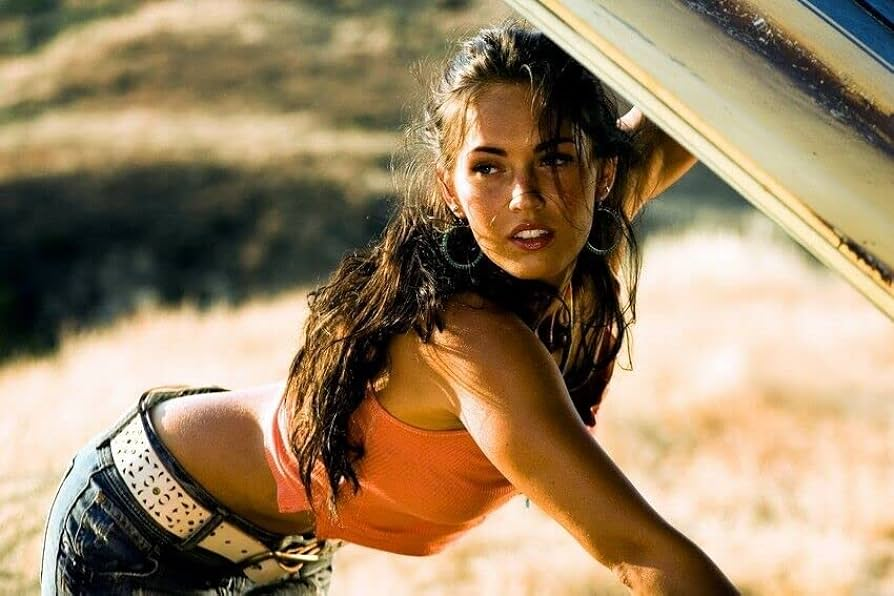
#> input picture assignment-2/meghan_fox.jpg, 894 x 596 px, given as the content of the folder NTNU/H24/Datadrevet/it3212-data-driven-software/datasets/x86, which was not available
$ jupyter execute blob_detection2.ipynb   (older library calls are emulated)
#> lines starting #> are read from the running program, lines starting #| are printed output that depends on the picture; pictures that were not available may be replaced by others from this repository, and a replacement may not be noted
[cell 1]
import os
import cv2
import numpy as np
from matplotlib import pyplot as plt

# Path to the dataset
path = r"C:\Users\asmun\OneDrive - NTNU\H24\Datadrevet\it3212-data-driven-software\datasets\x86"
# Path to save images with detected blobs
save_path = r"C:\Users\asmun\OneDrive - NTNU\H24\Datadrevet\it3212-data-driven-software\assignment-2\blob_results"

# Create the save directory if it doesn't exist
os.makedirs(save_path, exist_ok=True)

# Function to collect image paths from the given directory
def images(path):
    found_images = []
    for root, dirs, files in os.walk(path):
        for file in files:
            if file.endswith('.jpg'):
                found_images.append(os.path.join(root, file))
    return found_images

# Blob detection function with statistics collection and saving images
def detect_blob(image_paths):
    params = cv2.SimpleBlobDetector_Params()

    params.minThreshold = 30
    params.maxThreshold = 220
    params.filterByArea = True
    params.minArea = 30
    params.maxArea = 200
    params.filterByCircularity = True
    params.minCircularity = 0.3
    params.filterByConvexity = False
    params.filterByInertia = True
    params.minInertiaRatio = 0.01

    # Create a blob detector with the specified parameters
    ver = (cv2.__version__).split('.')
    if int(ver[0]) < 3:
        detector = cv2.SimpleBlobDetector(params)
    else:
        detector = cv2.SimpleBlobDetector_create(params)

    blob_im = []
    blob_statistics = []  # List to store statistics for each image

    for im_path in image_paths:
        im = cv2.imread(im_path, cv2.IMREAD_GRAYSCALE)
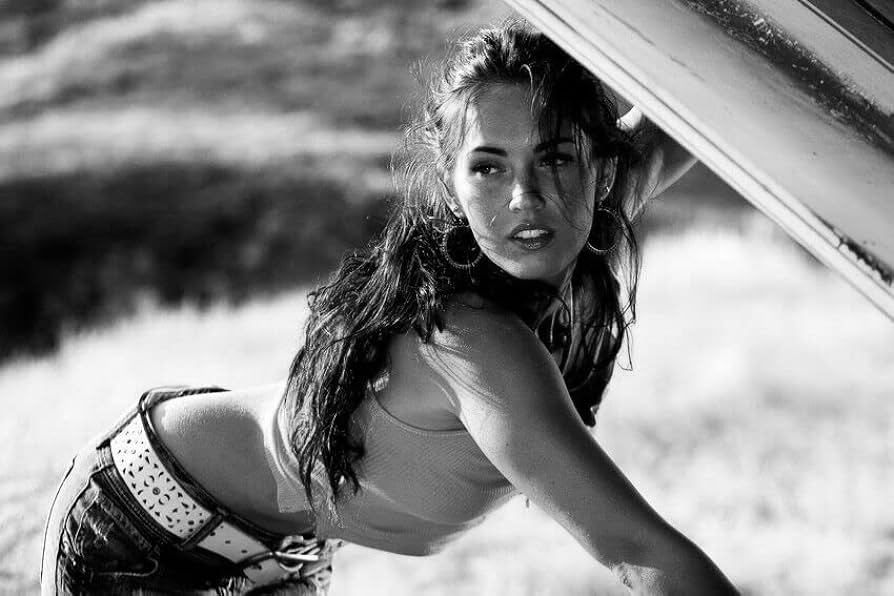
#> im: shape (596, 894); min 0, max 255, mean 136.7
        if im is None:
            continue

        # Resize the image to (70, 70)
        im = cv2.resize(im, (70, 70))
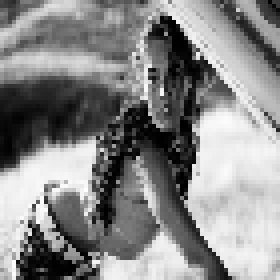
#> im: shape (70, 70) (shown 4 times larger); min 0, max 255, mean 136.5

        keypoints = detector.detect(im)
#> keypoints = ()
        im_with_keypoints = cv2.drawKeypoints(im, keypoints, np.array([]), (0, 0, 255), cv2.DRAW_MATCHES_FLAGS_DRAW_RICH_KEYPOINTS)
        blob_im.append(im_with_keypoints)


        # Collect blob statistics (number of blobs, sizes, positions)
        num_blobs = len(keypoints)
#> num_blobs = 0
        blob_sizes = [kp.size for kp in keypoints]  # Size of each blob (diameter)
#> blob_sizes = []
        blob_positions = [(kp.pt[0], kp.pt[1]) for kp in keypoints]  # (x, y) position of each blob
#> blob_positions = []

        # Store statistics for the current image
        blob_statistics.append({
            'image_path': im_path,
            'num_blobs': num_blobs,
            'blob_sizes': blob_sizes,
            'blob_positions': blob_positions
        })

    return blob_im, blob_statistics

# Function to display images in a grid
def display_images_in_grid(images, rows=15, cols=15):
    total_images = rows * cols
    images_to_display = images[:total_images]

    fig, axs = plt.subplots(rows, cols, figsize=(cols, rows), gridspec_kw={'wspace': 0, 'hspace': 0})
    plt.subplots_adjust(wspace=0, hspace=0)

    for i, ax in enumerate(axs.ravel()):
        if i < len(images_to_display):
            ax.imshow(images_to_display[i], cmap='gray')
            ax.axis('off')
        else:
            ax.axis('off')

    plt.show()

# Function to generate and display plots and statistics
def plot_and_summarize(blob_statistics):
    num_blobs_per_image = [stat['num_blobs'] for stat in blob_statistics]
    all_blob_sizes = [size for stat in blob_statistics for size in stat['blob_sizes']]
    all_blob_positions = [pos for stat in blob_statistics for pos in stat['blob_positions']]

    avg_num_blobs = np.mean(num_blobs_per_image)
    avg_blob_size = np.mean(all_blob_sizes) if all_blob_sizes else 0
    max_num_blobs = max(num_blobs_per_image)
    min_num_blobs = min(num_blobs_per_image)
    image_with_max_blobs = blob_statistics[num_blobs_per_image.index(max_num_blobs)]['image_path']
    image_with_min_blobs = blob_statistics[num_blobs_per_image.index(min_num_blobs)]['image_path']

    print(f"Average number of blobs per image: {avg_num_blobs}")
    print(f"Average blob size: {avg_blob_size:.2f}")
    print(f"Max number of blobs in an image: {max_num_blobs} (Image: {image_with_max_blobs})")
    print(f"Min number of blobs in an image: {min_num_blobs} (Image: {image_with_min_blobs})")

    plt.figure(figsize=(5, 3))
    plt.hist(num_blobs_per_image, bins=20, color='blue', alpha=0.7)
    plt.title('Distribution of the Number of Blobs per Image')
    plt.xlabel('Number of Blobs')
    plt.ylabel('Frequency')
    plt.grid(True)
    plt.show()

    if all_blob_sizes and all_blob_positions:
        x_positions = [pos[0] for pos in all_blob_positions]
        y_positions = [pos[1] for pos in all_blob_positions]

        plt.figure(figsize=(5, 3))
        plt.scatter(x_positions, y_positions, s=all_blob_sizes, alpha=0.5)
        plt.title('Blob Positions (Size indicates blob size)')
        plt.xlabel('X Position')
        plt.ylabel('Y Position')
        plt.grid(True)
        plt.show()

# Collect image paths
image_paths = images(path)

# Apply blob detection to the collected images and get statistics
blob_detected_images, blob_statistics = detect_blob(image_paths)
#> blob_detected_images = 1 item; blob_statistics = 1 item

# Plot and summarize the statistics
plot_and_summarize(blob_statistics)
#> in plot_and_summarize, `num_blobs_per_image = [stat['num_blobs'] for stat in blob_statistics]`: num_blobs_per_image = [0]
#> in plot_and_summarize, `all_blob_sizes = [size for stat in blob_statistics for size in stat['b..`: all_blob_sizes = []
#> in plot_and_summarize, `avg_num_blobs = np.mean(num_blobs_per_image)`: avg_num_blobs = 0
#| Average number of blobs per image: 0.0
#| Average blob size: 0.00
#| Max number of blobs in an image: 0 (Image: _only/meghan_fox.jpg)
#| Min number of blobs in an image: 0 (Image: _only/meghan_fox.jpg)
#> in plot_and_summarize, `plt.show()`:
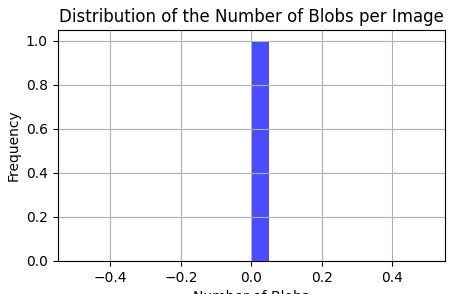
#> figure drawn by matplotlib, 1 panel; tallest bar 1 high, from x = 0 to 0.05

# Display blob-detected images in a 15x15 grid
display_images_in_grid(blob_detected_images, rows=15, cols=15)
#> in display_images_in_grid, `images_to_display = images[:total_images]`: images_to_display = 1 item
